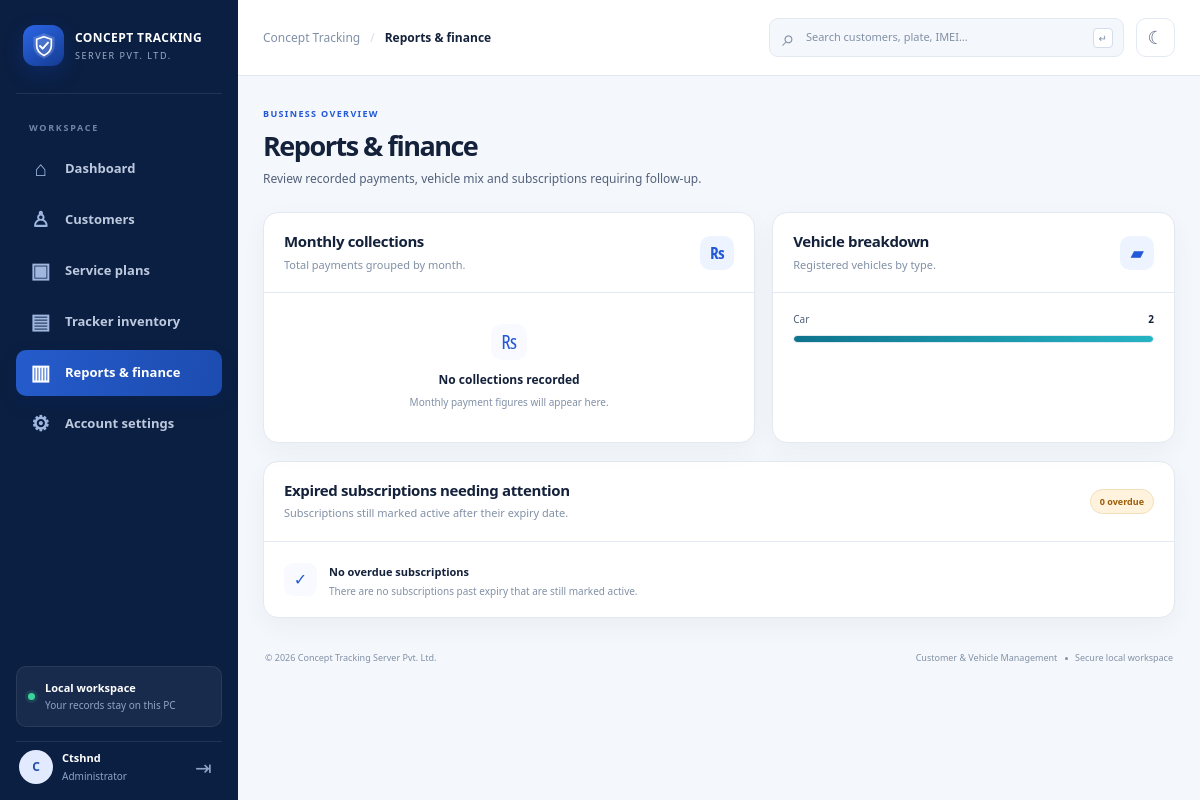
/reports (signed in), run on the app's committed database.
### tables this page shows
CREATE TABLE vehicles (
        id INTEGER PRIMARY KEY AUTOINCREMENT,
        customer_id INTEGER NOT NULL,
        registration_no TEXT NOT NULL,
        vehicle_type TEXT NOT NULL,
        make_model TEXT,
        model_year TEXT,
        color TEXT,
        engine_no TEXT,
        chassis_no TEXT,
        tracker_imei TEXT,
        sim_number TEXT,
        installation_date TEXT,
        tracker_status TEXT NOT NULL DEFAULT 'Active',
        notes TEXT,
        FOREIGN KEY(customer_id) REFERENCES customers(id) ON DELETE CASCADE
    );

### app.py (the view)
@app.route("/reports")
def reports():
    conn = db()
    payments = conn.execute("SELECT substr(payment_date,1,7) month, SUM(amount) total FROM payments GROUP BY substr(payment_date,1,7) ORDER BY month DESC LIMIT 12").fetchall()
    vehicle_types = conn.execute("SELECT vehicle_type, COUNT(*) total FROM vehicles GROUP BY vehicle_type ORDER BY total DESC").fetchall()
    overdue = conn.execute("""SELECT c.id customer_id,c.full_name,c.phone,v.registration_no,s.expiry_date
        FROM subscriptions s JOIN customers c ON c.id=s.customer_id JOIN vehicles v ON v.id=s.vehicle_id
        WHERE date(s.expiry_date)<date('now') AND s.status='Active' ORDER BY date(s.expiry_date)""").fetchall()
    conn.close()
    return render_template("reports.html", payments=payments, vehicle_types=vehicle_types, overdue=overdue)

### app.py (called while the page is built)
def db():
    conn = sqlite3.connect(DB_PATH)
    conn.row_factory = sqlite3.Row
    conn.execute("PRAGMA foreign_keys = ON")
    return conn

@app.before_request
def require_login():
    if request.method == "POST":
        expected = session.get("csrf_token", "")
        submitted = request.form.get("_csrf_token", "")
        if not expected or not submitted or not hmac.compare_digest(expected, submitted):
            abort(400, description="The form expired or could not be verified. Refresh the page and try again.")
    public_endpoints = {"login", "setup_admin", "static"}
    if request.endpoint not in public_endpoints and not session.get("logged_in"):
        return redirect(url_for("login", next=request.path))

### templates/reports.html
{% extends 'base.html' %}
{% block title %}Reports & finance{% endblock %}{% block breadcrumb %}Reports & finance{% endblock %}
{% block content %}
<section class="page-heading-row"><div><span class="eyebrow">BUSINESS OVERVIEW</span><h1>Reports & finance</h1><p>Review recorded payments, vehicle mix and subscriptions requiring follow-up.</p></div></section>
<section class="reports-grid"><article class="panel report-panel"><div class="panel-heading"><div><h2>Monthly collections</h2><p>Total payments grouped by month.</p></div><span class="report-mark">₨</span></div>{% if payments %}<div class="bar-chart">{% set max_total = payments|map(attribute='total')|max %}{% for item in payments|reverse %}<div class="bar-row"><span>{{ item.month }}</span><div class="bar-track"><div class="bar-fill" style="width:{{ (item.total / max_total * 100) if max_total else 0 }}%"></div></div><strong>{{ item.total|money }}</strong></div>{% endfor %}</div>{% else %}<div class="empty-state"><span>₨</span><strong>No collections recorded</strong><p>Monthly payment figures will appear here.</p></div>{% endif %}</article>
<article class="panel report-panel"><div class="panel-heading"><div><h2>Vehicle breakdown</h2><p>Registered vehicles by type.</p></div><span class="report-mark">▰</span></div>{% if vehicle_types %}<div class="breakdown-list">{% set all_vehicles = vehicle_types|map(attribute='total')|sum %}{% for item in vehicle_types %}<div class="breakdown-row"><div class="breakdown-heading"><span>{{ item.vehicle_type }}</span><strong>{{ item.total }}</strong></div><div class="breakdown-track"><div class="breakdown-fill" style="width:{{ item.total / all_vehicles * 100 if all_vehicles else 0 }}%"></div></div></div>{% endfor %}</div>{% else %}<div class="empty-state"><span>▰</span><strong>No vehicles registered</strong><p>Vehicle type counts will appear here.</p></div>{% endif %}</article></section>
<section class="panel overdue-panel"><div class="panel-heading"><div><h2>Expired subscriptions needing attention</h2><p>Subscriptions still marked active after their expiry date.</p></div><span class="count-pill warning-count">{{ overdue|length }} overdue</span></div>{% if overdue %}<div class="table-wrap"><table><thead><tr><th>Customer</th><th>Phone</th><th>Vehicle registration</th><th>Expiry date</th><th>Follow-up</th></tr></thead><tbody>{% for row in overdue %}<tr><td><a class="table-primary" href="{{ url_for('customer_detail', customer_id=row.customer_id) }}">{{ row.full_name }}</a></td><td>{{ row.phone }}</td><td>{{ row.registration_no }}</td><td>{{ row.expiry_date|pretty_date }}</td><td><a class="small-action" href="{{ url_for('customer_detail', customer_id=row.customer_id) }}">Open customer ↗</a></td></tr>{% endfor %}</tbody></table></div>{% else %}<div class="empty-inline"><span>✓</span><div><strong>No overdue subscriptions</strong><p>There are no subscriptions past expiry that are still marked active.</p></div></div>{% endif %}</section>
{% endblock %}

### static/css/app.css (style rules this page uses)
:root { --navy:#0b1f42;--navy-2:#102b58;--blue:#2359d7;--blue-hover:#1947b4;--blue-soft:#edf3ff;--cyan:#0e8da8;--green:#17885b;--purple:#7157d9;--warning:#b66a0c;--danger:#c03a47;--page:#f4f7fb;--surface:#fff;--surface-2:#f8faff;--text:#14213a;--text-2:#52617a;--muted:#8190a6;--line:#e3e9f2;--line-2:#d4ddea;--shadow:0 8px 26px rgba(17,38,76,.045);--sidebar:#0b1f42;--sidebar-text:#bdc9de;--sidebar-muted:#7185a7;--radius:15px;--font:'Segoe UI Variable','Segoe UI',Arial,sans-serif;--heading:'Segoe UI Variable','Segoe UI',Arial,sans-serif }
* { box-sizing:border-box }
html { scroll-behavior:smooth }
body { margin:0;background:var(--page);color:var(--text);font:14px/1.5 var(--font);-webkit-font-smoothing:antialiased }
.welcome-row,.page-heading-row { display:flex;align-items:center;justify-content:space-between;gap:25px;margin-bottom:25px }
.eyebrow { display:block;font-size:9px;letter-spacing:.15em;font-weight:800;color:var(--blue);margin-bottom:8px }
.welcome-row h1,.page-heading-row h1,.profile-title-row h1 { font:800 27px/1.25 var(--heading);letter-spacing:-.055em;margin:0;color:var(--text) }
.welcome-row p,.page-heading-row p { color:var(--text-2);margin:8px 0 0;font-size:12px }
.section-heading,.panel-heading { display:flex;align-items:center;justify-content:space-between;gap:15px }
.section-heading h2,.panel-heading h2,.directory-toolbar h2 { font:800 15px/1.3 var(--heading);margin:0;letter-spacing:-.025em }
.section-heading p,.panel-heading p,.directory-toolbar p { margin:5px 0 0;color:var(--muted);font-size:11px }
.panel { background:var(--surface);border:1px solid var(--line);border-radius:var(--radius);box-shadow:var(--shadow);min-width:0;overflow:hidden }
.panel-heading { padding:19px 20px;border-bottom:1px solid var(--line) }
.count-pill { font-size:9px;font-weight:700;color:var(--text-2);background:var(--surface-2);border:1px solid var(--line);border-radius:20px;padding:5px 9px;white-space:nowrap }
.empty-state { padding:31px 20px;display:flex;align-items:center;flex-direction:column;text-align:center;gap:6px;color:var(--muted) }
.empty-state>span { width:36px;height:36px;display:grid;place-items:center;border-radius:11px;background:var(--surface-2);color:var(--blue);font-size:19px;margin-bottom:5px }
.empty-state strong { font-size:12px;color:var(--text) }
.empty-state p { font-size:10px;line-height:1.55;margin:0;max-width:270px }
.page-heading-row { margin-bottom:24px }
.empty-inline { display:flex;align-items:center;gap:12px;padding:18px 20px }
.empty-inline>span { width:33px;height:33px;display:grid;place-items:center;background:var(--surface-2);border-radius:9px;color:var(--blue);font-size:16px;flex:0 0 33px }
.empty-inline strong { font-size:11px;color:var(--text) }
.empty-inline p { font-size:10px;color:var(--muted);margin:3px 0 0 }
.reports-grid { display:grid;grid-template-columns:1.1fr .9fr;gap:17px;margin-bottom:18px }
.report-mark { width:34px;height:34px;display:grid;place-items:center;border-radius:10px;background:var(--blue-soft);color:var(--blue);font-weight:800;font-size:16px }
.bar-track,.breakdown-track { height:8px;background:var(--surface-2);border:1px solid var(--line);border-radius:20px;overflow:hidden }
.breakdown-list { padding:19px 20px;display:grid;gap:19px }
.breakdown-heading { display:flex;justify-content:space-between;gap:12px;margin-bottom:8px;font-size:10px }
.breakdown-heading span { color:var(--text-2) }
.breakdown-heading strong { color:var(--text) }
.breakdown-fill { height:100%;min-width:2px;border-radius:20px;background:linear-gradient(90deg,#0f748e,#25b4c4) }
.warning-count { background:#fff3de;color:#9c5c08;border-color:#f2dfba }
.overdue-panel { margin-bottom:5px }

### data on the page
vehicles: vehicle_type "Car", total "2", {{ item.total / all_vehicles * 100 if all_vehicles else 0 }} 100.0 (drawn)

### other printed values
{{ (session.get('username','A')[0] or 'A')|upper }} "C"
{{ session.get('username','Admin')|title }} "Ctshnd"
{{ overdue|length }} "0"
